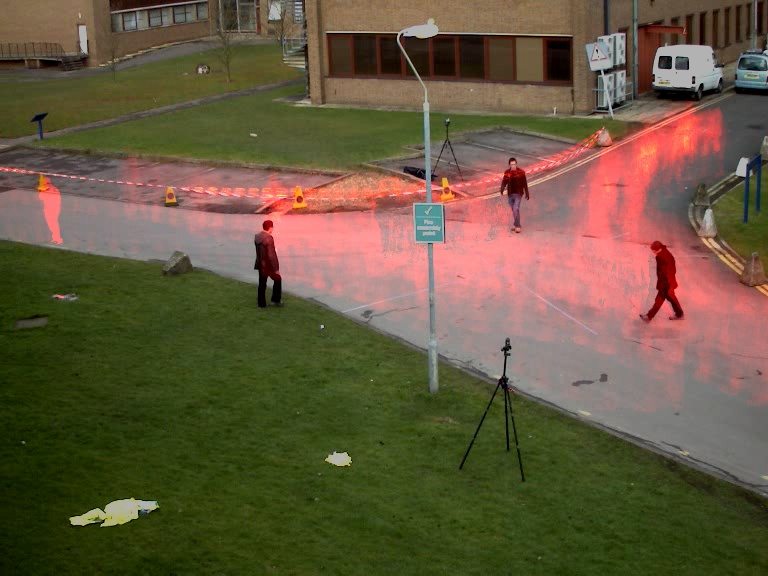
#> input picture staj/diff-overlay.jpg, 768 x 576 px
$ python -i filter.py   (imports and definitions only)
#> lines starting #> are read from the running program, lines starting #| are printed output that depends on the picture; after the words box and inside, x2 and y2 are one past the last pixel; in counts of white or black regions, pixels touching at a corner belong together
#> further down, picture is the input picture: shape (576, 768, 3); mean B, G, R 62.5, 88.1, 102
import numpy as np
import cv2
import random
from utils import CFEVideoConf, image_resize
import glob
import math

# [1 line not run here, left out]

frames_per_seconds = 20
save_path = 'saved-media/filter.mp4'
# [1 line that did not run here, left out]
# [1 line that did not run here, left out]


# [38 lines left out: functions verify_alpha_channel, apply_hue_saturation, apply_color_overlay, apply_sepia, not called in this run]


def alpha_blend(frame_1, frame_2, mask):
    alpha = mask / 255.0
    blended = cv2.convertScaleAbs(frame_1 * (1 - alpha) + frame_2 * alpha)
    return blended


# [14 lines left out: function apply_circle_focus_blur, not called in this run]


def portrait_mode(frame):
    cv2.imshow('frame', frame)
    gray = cv2.cvtColor(frame, cv2.COLOR_BGR2GRAY)
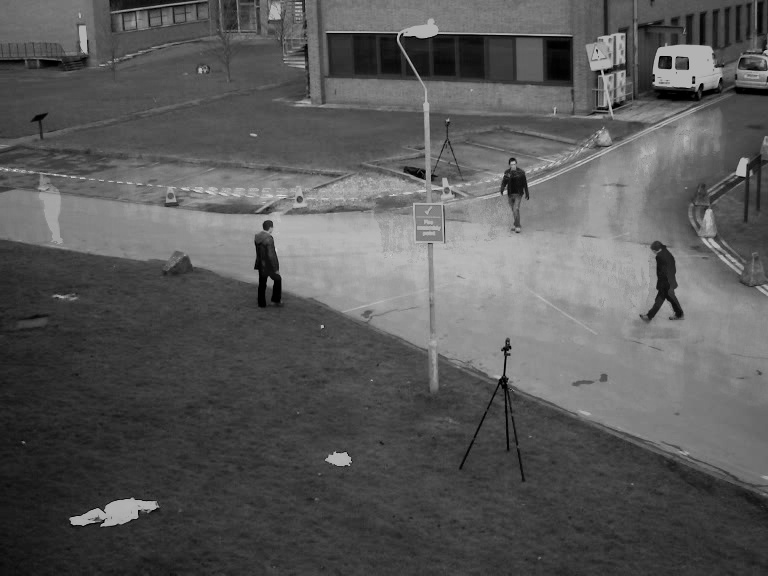
#> gray: shape (576, 768); min 0, max 226, mean 89.3
    _, mask = cv2.threshold(gray, 120, 255, cv2.THRESH_BINARY)
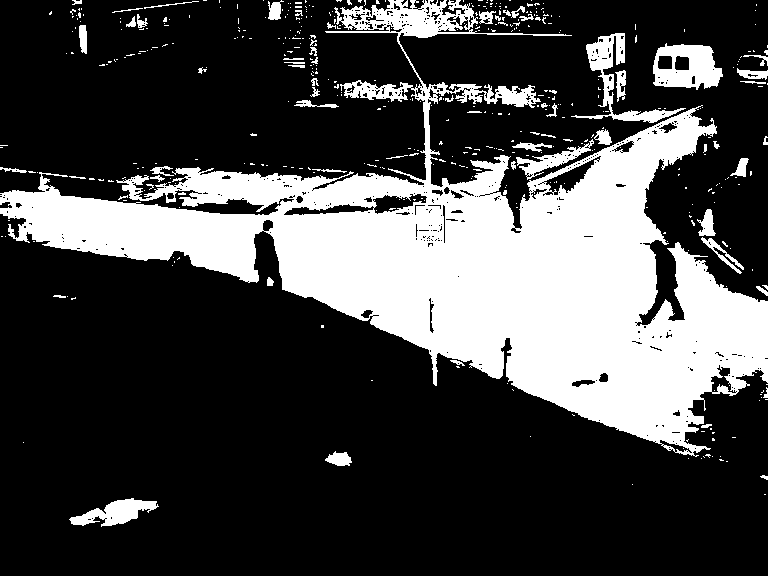
#> mask: shape (576, 768); 27.4% white; 458 white regions (397 under 20 px), largest, box (x1, y1, x2, y2) and area: (0, 0, 768, 457) 109064, (653, 43, 723, 90) 2159, (571, 33, 686, 123) 1922

    mask = cv2.cvtColor(mask, cv2.COLOR_GRAY2BGRA)
#> mask: shape (576, 768, 4)
    blured = cv2.GaussianBlur(frame, (21, 21), 11)
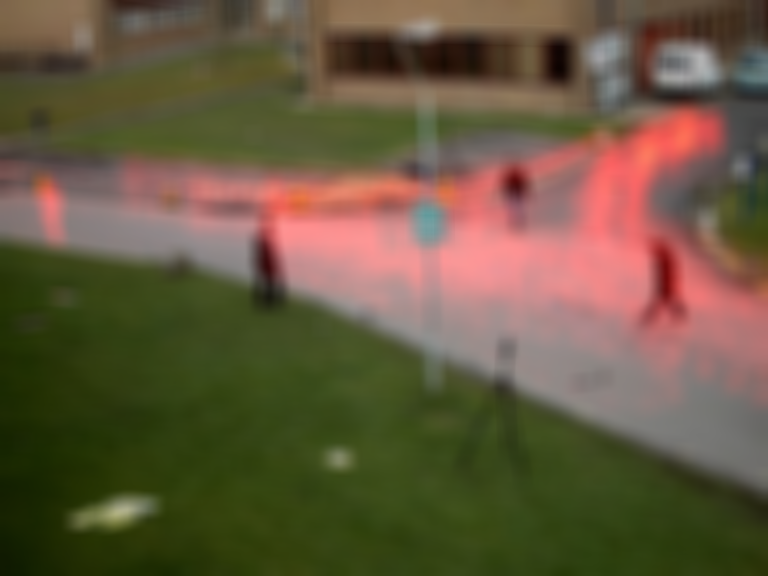
#> blured: shape (576, 768, 3); mean B, G, R 62.5, 88.1, 102
    blended = alpha_blend(frame, blured, mask)
    frame = cv2.cvtColor(blended, cv2.COLOR_BGRA2BGR)
    return frame


def apply_invert(frame):
    return cv2.bitwise_not(frame)


# [29 lines not run here, left out]

>>> import cv2
>>> picture = cv2.imread('diff-overlay.jpg')
#> (the run stopped early here; a loop or call above may not have finished)

$ run again, on staj/kayit.png
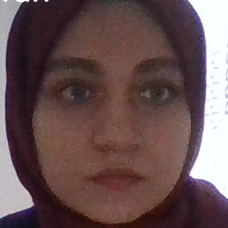
#> input picture staj/kayit.png, 228 x 228 px
#> picture is the input picture: shape (228, 228, 3); mean B, G, R 81.2, 80.3, 103
#> in portrait_mode, `_, mask = cv2.threshold(gray, 120, 255, cv2.THRESH_BINARY)`:
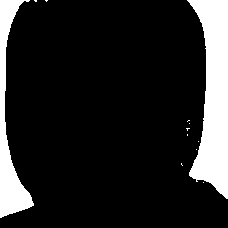
#> mask: shape (228, 228); 14.7% white; 12 white regions (10 under 20 px), largest, box (x1, y1, x2, y2) and area: (187, 0, 228, 199) 5046, (0, 0, 34, 218) 2583
#> in portrait_mode, `blured = cv2.GaussianBlur(frame, (21, 21), 11)`:
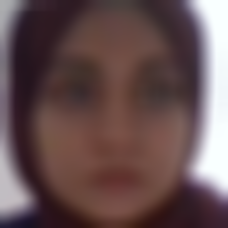
#> blured: shape (228, 228, 3); mean B, G, R 81.1, 80.2, 102.9
